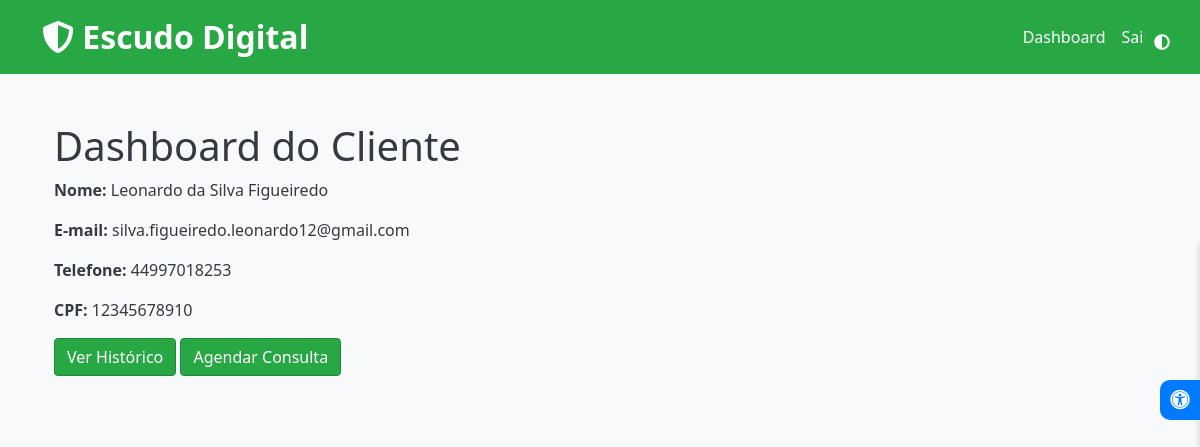
The page /client/dashboard (signed in) on the database its author committed.
### tables this page shows
CREATE TABLE clients (
                id INTEGER PRIMARY KEY AUTOINCREMENT,
                name TEXT NOT NULL,
                email TEXT UNIQUE NOT NULL,
                password TEXT NOT NULL,
                phone TEXT,
                cpf TEXT
            );

### app.py (the view)
@app.route('/client/dashboard')
def client_dashboard():
    if 'client_id' not in session:
        return redirect(url_for('client_login'))
    with sqlite3.connect('database.db') as conn:
        c = conn.cursor()
        c.execute("SELECT name, email, phone, cpf FROM clients WHERE id = ?", (session['client_id'],))
        client = c.fetchone()
    return render_template('client_dashboard.html', client=client)

### templates/client_dashboard.html
{% extends 'base.html' %}
{% block content %}
<div class="container mt-5">
    <h1>Dashboard do Cliente</h1>
    {% if client %}
        <p><strong>Nome:</strong> {{ client[0] }}</p>
        <p><strong>E-mail:</strong> {{ client[1] }}</p>
        <p><strong>Telefone:</strong> {{ client[2] if client[2] else '-' }}</p>
        <p><strong>CPF:</strong> {{ client[3] if client[3] else '-' }}</p>
        <a href="{{ url_for('client_history') }}" class="btn btn-primary">Ver Histórico</a>
        <a href="{{ url_for('client_schedule') }}" class="btn btn-primary">Agendar Consulta</a>
    {% else %}
        <p>Erro ao carregar os dados do cliente.</p>
    {% endif %}
</div>
{% endblock %}

### static/style.css (style rules this page uses)
:root { --primary-color: #28a745; --primary-dark: #218838; --primary-light: #34ce57; --white: #ffffff; --light-gray: #f8f9fa; --dark-gray: #343a40; }
body { background-color: var(--light-gray); color: var(--dark-gray); }
.btn-primary { background-color: var(--primary-color); border-color: var(--primary-dark); }

### rows shown on the page
clients: name "Leonardo da Silva Figueiredo", email "silva.figueiredo.leonardo12@gmail.com", phone "44997018253", cpf "12345678910"
